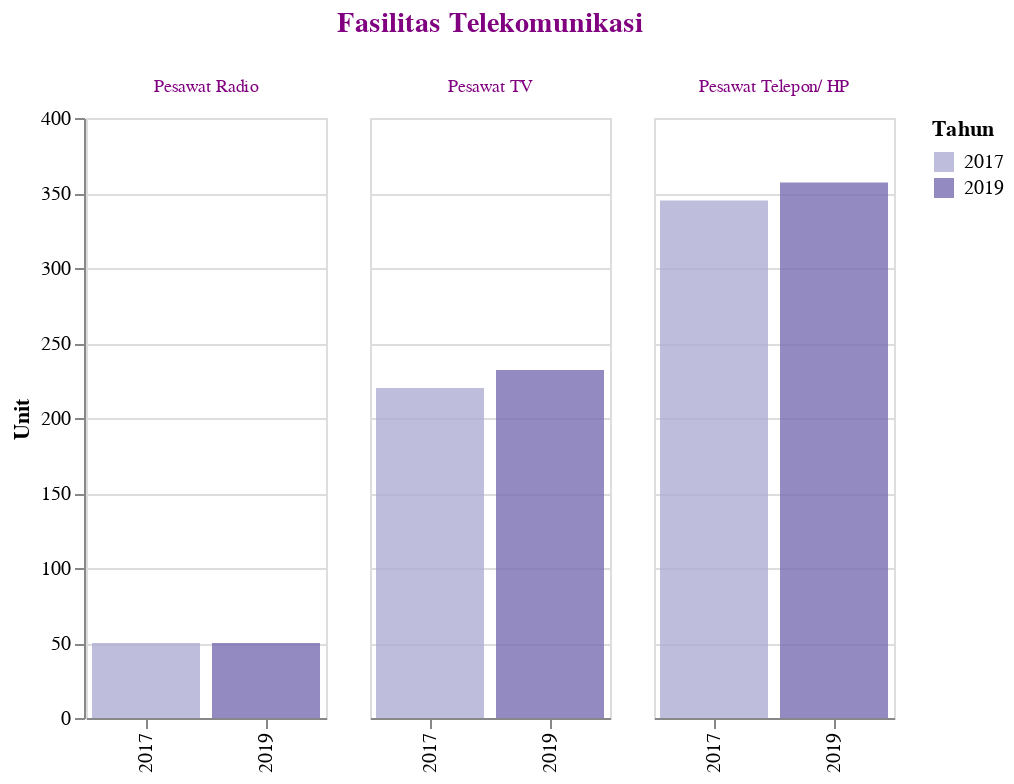

The notebook cell this image was saved under:
### Code cell
df1_4 = data2('Telekomunikasi')
df1_4 = df1_4.dropna()
plot1_3 = plot_3(df1_4,'Unit','Fasilitas Telekomunikasi',120).configure_header(titleColor='purple',titleFontSize=14, labelColor='purple', labelFontSize=9)
plot1_3

### Figure 1 — Vega-Lite specification as saved in the notebook (floating-point values rounded to 4 significant figures)
{"config": {"view": {"continuousWidth": 400, "continuousHeight": 300}, "header": {"labelColor": "purple", "labelFontSize": 9, "titleColor": "purple", "titleFontSize": 14}}, "data": {"name": "data-2c49e386afbe6acb1597a3afd2107c20"}, "mark": {"type": "bar", "opacity": 0.8}, "encoding": {"color": {"condition": {"type": "nominal", "field": "Tahun", "scale": {"scheme": "purples"}, "selection": "selector001"}, "value": "lightgray"}, "column": {"type": "nominal", "field": "Keterangan", "title": "Fasilitas Telekomunikasi"}, "tooltip": [{"type": "quantitative", "field": "Tahun"}, {"type": "nominal", "field": "Keterangan"}, {"type": "quantitative", "field": "N"}, {"type": "nominal", "field": "Satuan"}], "x": {"type": "ordinal", "field": "Tahun", "title": ""}, "y": {"type": "quantitative", "axis": {"tickMinStep": 1}, "field": "N", "title": "Unit"}}, "resolve": {"scale": {"x": "independent"}}, "selection": {"selector001": {"type": "single", "encodings": ["y", "color"]}, "selector004": {"type": "interval", "bind": "scales", "encodings": ["x", "y"]}}, "width": 120, "$schema": "https://vega.github.io/schema/vega-lite/v4.8.1.json", "datasets": {"data-2c49e386afbe6acb1597a3afd2107c20": [{"Tahun": 2017, "Kode": 9, "Data": "Sarana Prasarana", "Kode Kategori": 9.6, "Kategori": "Telekomunikasi", "Keterangan": "Pesawat Telepon/ HP", "N": 345.0, "Satuan": "Unit"}, {"Tahun": 2017, "Kode": 9, "Data": "Sarana Prasarana", "Kode Kategori": 9.6, "Kategori": "Telekomunikasi", "Keterangan": "Pesawat TV", "N": 220.0, "Satuan": "Unit"}, {"Tahun": 2017, "Kode": 9, "Data": "Sarana Prasarana", "Kode Kategori": 9.6, "Kategori": "Telekomunikasi", "Keterangan": "Pesawat Radio", "N": 50.0, "Satuan": "Unit"}, {"Tahun": 2019, "Kode": 9, "Data": "Sarana Prasarana", "Kode Kategori": 9.6, "Kategori": "Telekomunikasi", "Keterangan": "Pesawat Telepon/ HP", "N": 357.0, "Satuan": "Unit"}, {"Tahun": 2019, "Kode": 9, "Data": "Sarana Prasarana", "Kode Kategori": 9.6, "Kategori": "Telekomunikasi", "Keterangan": "Pesawat TV", "N": 232.0, "Satuan": "Unit"}, {"Tahun": 2019, "Kode": 9, "Data": "Sarana Prasarana", "Kode Kategori": 9.6, "Kategori": "Telekomunikasi", "Keterangan": "Pesawat Radio", "N": 50.0, "Satuan": "Unit"}]}}
